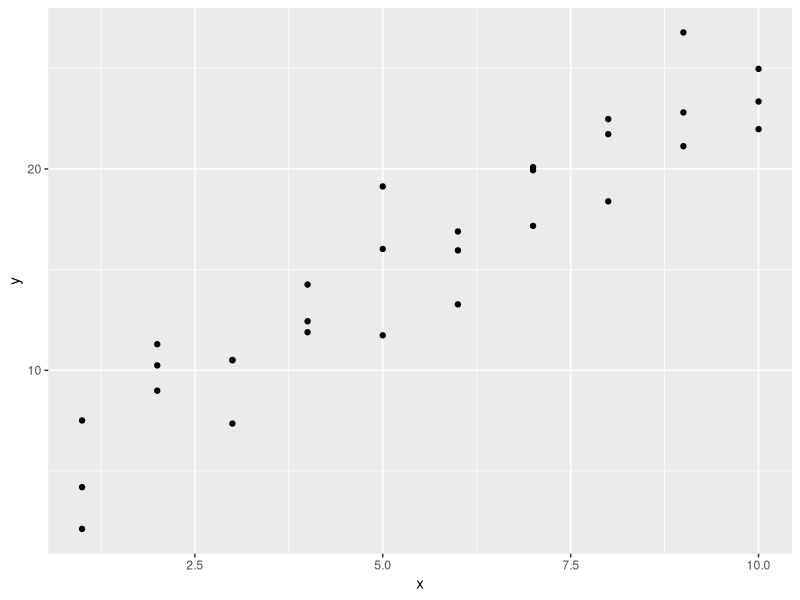
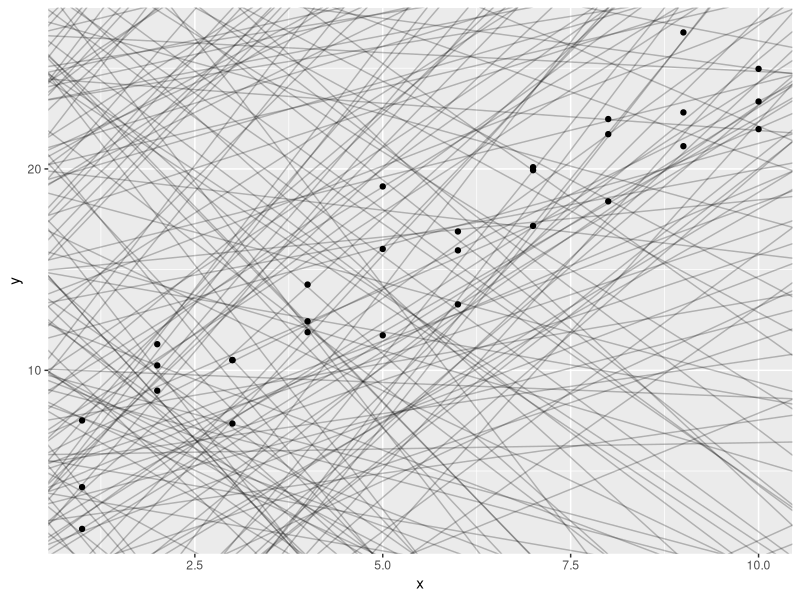
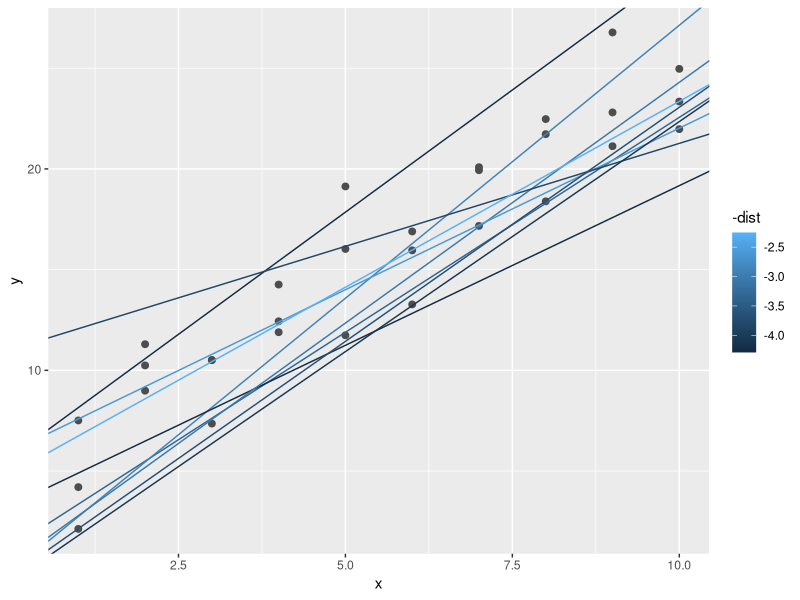
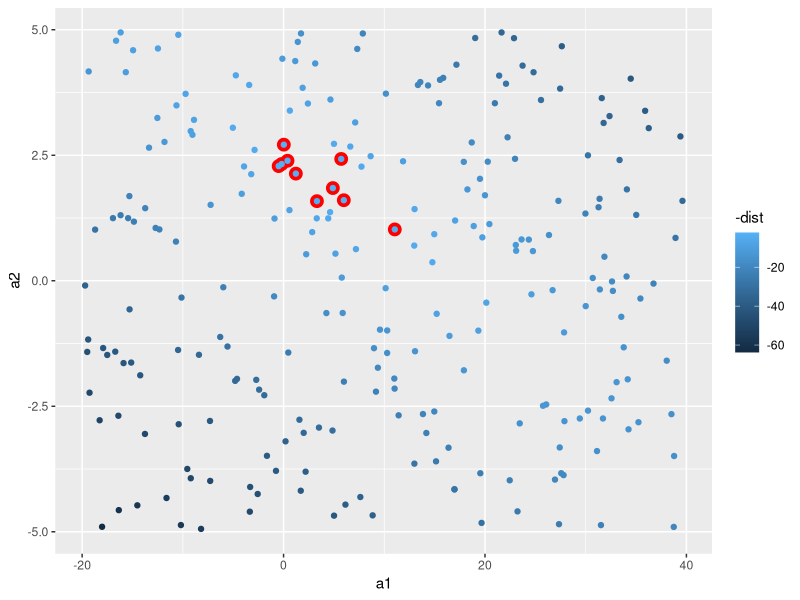
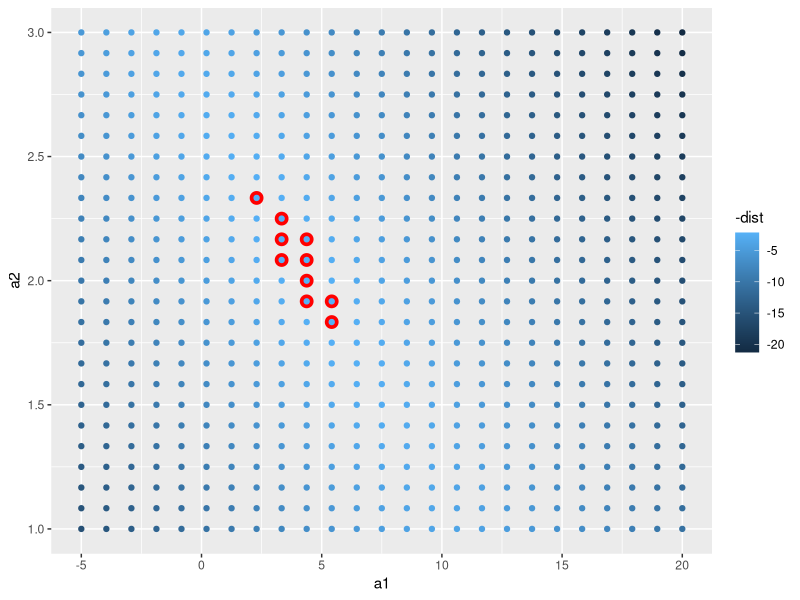
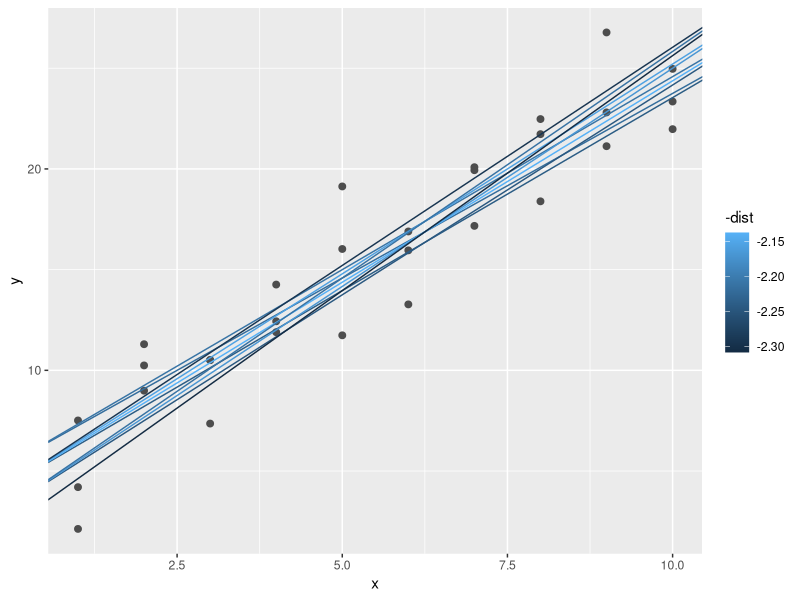
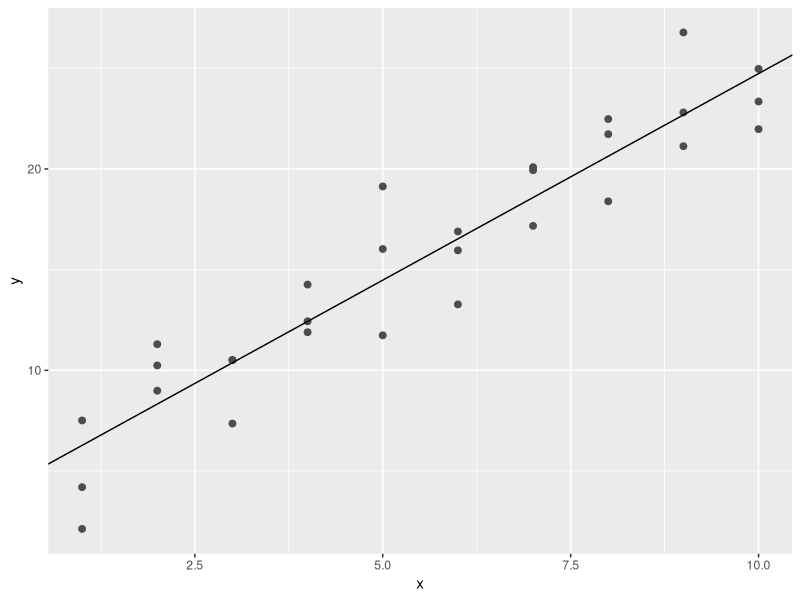
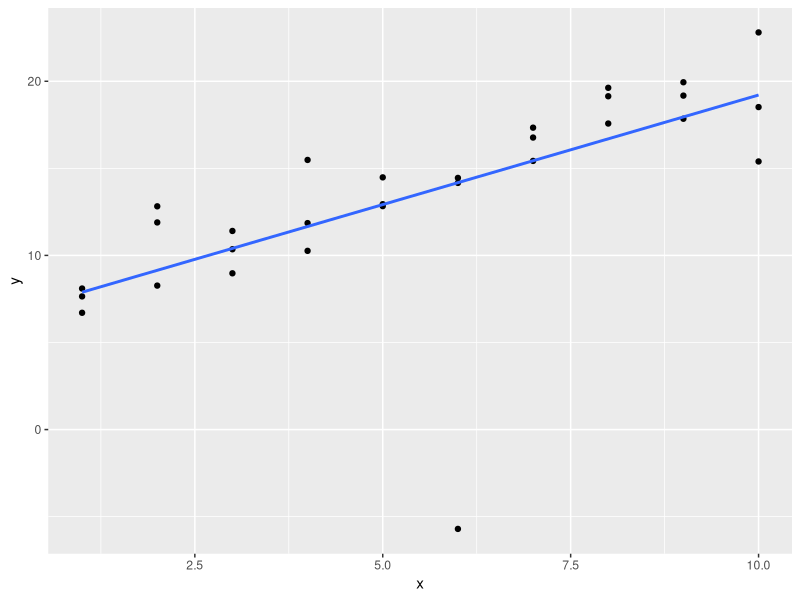

These charts were generated, in order, by the following R code: (Note: this script raises an error after producing the figures.)
# R for Data Science Chapter 18
# Model Basics with modelr
# Daniel J. Vera, Ph.D.
library(tidyverse)
library(modelr)
options(na.action = na.warn)
library(splines)

# A Simple Model ----------------------------------------------------------

ggplot(sim1, aes(x, y)) +
  geom_point()

models <- tibble(
  a1 = runif(250, -20, 40),
  a2 = runif(250, -5, 5)
)

ggplot(sim1, aes(x, y)) +
  geom_abline(
    aes(intercept = a1, slope = a2),
    data = models, alpha = 1/4
  ) +
  geom_point()

model1 <- function(a, data) {
  a[1] + data$x * a[2]
}
model1(c(7, 1.5), sim1)

measure_distance <- function(mod, data) {
  diff <- data$y - model1(mod, data)
  sqrt(mean(diff ^ 2))
}
measure_distance(c(7, 1.5), sim1)

sim1_dist <- function(a1, a2) {
  measure_distance(c(a1, a2), sim1)
}

models <- models %>%
  mutate(dist = purrr::map2_dbl(a1, a2, sim1_dist))
models

# overlay the 10 best models on the data.
ggplot(sim1, aes(x, y)) +
  geom_point(size = 2, color = "grey30") +
  geom_abline(
    aes(intercept = a1, slope = a2, color = -dist),
    data = filter(models, rank(dist) <= 10)
  )

ggplot(models, aes(a1, a2)) +
  geom_point(
    data = filter(models, rank(dist) <= 10),
    size = 4, color = "red"
  ) +
  geom_point(aes(color = -dist))

grid <- expand.grid(
  a1 = seq(-5, 20, length = 25),
  a2 = seq(1, 3, length = 25)
  ) %>% 
  mutate(dist = purrr::map2_dbl( a1, a2, sim1_dist))

grid %>%
  ggplot(aes(a1, a2)) +
  geom_point(
    data = filter(grid, rank(dist) <= 10),
    size = 4, color = "red"
  ) +
  geom_point(aes(color = -dist))

ggplot(sim1, aes(x, y)) +
  geom_point(size = 2, color = "grey30") +
  geom_abline(
    aes(intercept = a1, slope = a2, color = -dist),
    data = filter(grid, rank(dist) <= 10)
  )

best <- optim(c(0, 0), measure_distance, data = sim1)
best$par
ggplot(sim1, aes(x, y)) +
  geom_point(size = 2, color = "grey30") +
  geom_abline(intercept = best$par[1], slope = best$par[2])

sim1_mod <- lm(y ~ x, data = sim1)
coef(sim1_mod)

# Exercises 23.2.1 on website:
# http://r4ds.had.co.nz/model-basics.html#exercises-60
# 1. One downside of the linear model is that it is sensitive to unusual
# values because the distance incorporates a squared term. Fit a linear 
# model to the simulated data below, and visualise the results. Rerun a
# few times to generate different simulated datasets. What do you notice
# about the model?

sim1a <- tibble(
  x = rep(1:10, each = 3),
  y = x * 1.5 + 6 + rt(length(x), df = 2)
  )

# Answer:
sim1a
sim1a_lm <- lm(y ~ x, data = sim1a)
coef(sim1a_lm)

ggplot(sim1a, aes(x, y)) +
  geom_point() +
  geom_smooth(method = "lm", se = FALSE)

simt <- function(i) {
  tibble(
    x = rep(1:10, each = 3),
    y = x * 1.5 + 6 + rt(length(x), df = 2),
    .id = i
  )
}

lm_df <- function(.data) {
  mod <- lm(y ~ x, data = .data)
  beta <- coef(mod)
  tibble(intercept = beta[1], slope = beta[2])
}

sims <- map(1:100, simt) %>%
  map_df(lm_df)

ggplot(sims, aes(x = intercept, y = slope)) +
  geom_point()

# 2. One way to make linear models more robust is to use a different 
# distance measure. For example, instead of root-mean-squared distance,
# you could use mean-absolute distance:
measure_distance <- function(mod, data) {
  diff <- data$y - make_prediction(mod, data)
  mean(abs(diff))
}

# Use optim() to fit this model to the simulated data above and compare it
# to the linear model.

ggplot(sim1, aes(x, y)) +
  geom_point()

models <- tibble(
  a1 = runif(250, -20, 40),
  a2 = runif(250, -5, 5)
)

model1 <- function(a, data) {
  a[1] + data$x * a[2]
}

measure_distance_mad <- function(mod, data) {
  diff <- data$y - model1(mod, data)
  mean(abs(diff))
}
measure_distance_mad(c(7, 1.5), sim1)

sim1_dist_mad <- function(a1, a2) {
  measure_distance_mad(c(a1, a2), sim1)
}

models_mad <- models %>%
  mutate(dist = purrr::map2_dbl(a1, a2, sim1_dist_mad))
models_mad

models_se <- models %>%
  mutate(dist = purrr::map2_dbl(a1, a2, sim1_dist))
models_se

# overlay the 10 best models on the data.
ggplot(sim1, aes(x, y)) +
  geom_point(size = 2, color = "grey30") +
  geom_abline(
    aes(intercept = a1, slope = a2),
    data = filter(models_se, rank(dist) <= 5),
    color = "blue"
  ) +
  geom_abline(
    aes(intercept = a1, slope = a2),
    data = filter(models_mad, rank(dist) <= 5),
    color = "red"
  )

models_compare <- models_se %>%
  left_join(models_mad, by = c("a1", "a2")) %>%
  mutate(diff = dist.x - dist.y)
models_compare

best <- optim(c(0, 0), measure_distance_mad, data = sim1)
best$par

ggplot(sim1, aes(x, y)) +
  geom_point(size = 2, color = "grey30") +
  geom_abline(intercept = best$par[1], slope = best$par[2]) +
  geom_smooth(method = "lm", se = FALSE)

sim1_mod <- lm(y ~ x, data = sim1)
coef(sim1_mod)

# 3. One challenge with performing numerical optimisation is that it’s only
# guaranteed to find one local optima. What’s the problem with optimising a 
# three parameter model like this?

model1 <- function(a, data) {
  a[1] + data$x * a[2] + a[3]
}


# Any values where (a[1] + a[3]) == (a'[1] + a'[3]) have same fit.
# Essentially you can just combine the constant term.

# Visualizing Models ------------------------------------------------------
# Predictions

grid <- sim1 %>%
  data_grid(x)
grid

grid <- grid %>%
  add_predictions(sim1_mod)
grid

ggplot(sim1, aes(x)) +
  geom_point(aes(y = y)) +
  geom_line(
    aes(y = pred),
    data = grid,
    color = "red",
    size = 1
  )

sim1 <- sim1 %>%
  add_residuals(sim1_mod)
sim1

# Frequency polygon of residuals
ggplot(sim1, aes(resid)) +
  geom_freqpoly(binwidth = 0.5)

ggplot(sim1, aes(x, resid)) +
  geom_ref_line(h = 0) +
  geom_point()

# Exercises 23.3.3 on website:
# http://r4ds.had.co.nz/model-basics.html#exercises-61
# 1. Instead of using lm() to fit a straight line, you can use loess() to fit 
# a smooth curve. Repeat the process of model fitting, grid generation, 
# predictions, and visualisation on sim1 using loess() instead of lm(). 
# How does the result compare to geom_smooth()?
sim1_mod_loess <- loess(y ~ x, data = sim1)
grid_loess <- sim1 %>%
  data_grid(x) %>%
  add_predictions(sim1_mod_loess)

sim1_loess <- sim1 %>%
  add_predictions(sim1_mod_loess) %>%
  add_residuals(sim1_mod_loess)

ggplot(sim1, aes(x, y)) +
  geom_point() +
  geom_smooth()

ggplot(sim1, aes(x)) +
  geom_point(aes(y = y)) +
  geom_line(
    aes(y = pred),
    data = grid_loess,
    color = "red",
    size = 1
  )


# looks the same to me. In fact the message even says geom_smooth()
# uses method 'loess.'

ggplot(sim1, aes(x, resid)) +
  geom_ref_line(h = 0) +
  geom_point() +
  geom_point(data = sim1_loess, aes(sim1_loess$x, sim1_loess$resid),
             fill = "red", shape = 24)

# 2. add_predictions() is paired with gather_predictions() and 
# spread_predictions(). How do these three functions differ?

# add_prediction adds a single new column, .pred, to the input data. 
# spread_predictions adds one column for each model. gather_prections 
# adds two columns .model and .pred, and repeats the input rows for 
# each model.

df <- tibble::data_frame(
  x = sort(runif(100)),
  y = 5 * x + 0.5 * x ^ 2 + 3 + rnorm(length(x))
)
df
plot(df)

m1 <- lm(y ~ x, data = df)
grid <- data.frame(x = seq(0, 1, length = 10))
grid %>% add_predictions(m1)

m2 <- lm(y ~ poly(x, 2), data = df)
grid %>% spread_predictions(m1, m2)
grid %>% gather_predictions(m1, m2)

# 3. What does geom_ref_line() do? What package does it come from? 
# Why is displaying a reference line in plots showing residuals useful and 
# important?

# Adds a reference line, defaults to double sized and white, 
# h for horizontal, v for vertical and it comes from modelr, even 
# though it works with a ggplot2 plot.

# Its important to see where the line x = 0, or h = 0 for code, is and to
# see empirically if the reference line is in the middle of the graph,
# implying the residuals have mean 0.

# 4. Why might you want to look at a frequency polygon of absolute residuals? 
# What are the pros and cons compared to looking at the raw residuals?

# Frequency polygon makes it easer to judge the distribution of residuals.
# From jrnold's solutions:
# The frequency polygon makes it easier to judge whether the variance and/or 
# absolute size of the residuals varies with respect to x. This is called 
# heteroskedasticity, and results in incorrect standard errors in inference. 
# In prediction, this provides insight into where the model is working well and
# where it is not. What is lost, is that since the absolute values are shown, 
# whether the model is over-predicting or underpredicting, or on average 
# correctly predicting in different regions of x cannot be determined.

# Formulas and Model Families ---------------------------------------------

df <- tribble(
  ~y, ~x1, ~x2,
  4, 2, 5,
  5, 1, 6
)

model_matrix(df, y ~ x1)
model_matrix(df, y ~ x1 - 1)
model_matrix(df, y ~ x1 + x2)

# Categorical Variables
df <- tribble(
  ~ sex, ~ response,
  "male", 1,
  "female", 2,
  "male", 1
)

model_matrix(df, response ~ sex)

ggplot(sim2) +
  geom_point(aes(x, y))

mod2 <-  lm(y ~ x, data = sim2)

grid <- sim2 %>%
  data_grid(x) %>%
  add_predictions(mod2)
grid

ggplot(sim2, aes(x)) +
  geom_point(aes(y = y)) +
  geom_point(
    data = grid,
    aes(y = pred),
    color = "red",
    size = 4
  )

# Interactions (Continuous and Categorical)
ggplot(sim3, aes(x1, y)) +
  geom_point(aes(color = x2))

mod1 <- lm(y ~ x1 + x2, data = sim3)
mod2 <- lm(y ~ x1 * x2, data = sim3)

grid <- sim3 %>%
  data_grid(x1, x2) %>% # finds all unique values of x1 and x2 and generates
  # all combinations
  gather_predictions(mod1, mod2)
grid

ggplot(sim3, aes(x1, y, color = x2)) +
  geom_point() +
  geom_line(data = grid, aes(y = pred)) +
  facet_wrap(~ model)

sim3 <- sim3 %>%
  gather_residuals(mod1, mod2)

ggplot(sim3, aes(x1, resid, color = x2)) +
  geom_point() +
  facet_grid(model ~ x2)

# Interactions (Two Continuous)
mod1 <- lm(y ~ x1 + x2, data = sim4)
mod2 <- lm(y ~ x1 * x2, data = sim4)

grid <- sim4 %>%
  data_grid(
    x1 = seq_range(x1, 5),
    x2 = seq_range(x2, 5)
  ) %>%
  gather_predictions(mod1, mod2)
grid

# Brief digression on seq_range()
# pretty:
seq_range(c(0.0123, 0.923423), n = 5)
seq_range(c(0.0123, 0.923423), n = 5, pretty = TRUE)
# trim:
x1 <- rcauchy(100)
seq_range(x1, n = 5)
seq_range(x1, n = 5, trim = 0.10)
seq_range(x1, n = 5, trim = 0.25)
seq_range(x1, n = 5, trim = 0.50)
# expand:
x2 <- c(0, 1)
seq_range(x2, n = 5)
seq_range(x2, n = 5, expand = 0.10)
seq_range(x2, n = 5, expand = 0.25)
seq_range(x2, n = 5, expand = 0.50)
# Back to model:

ggplot(grid, aes(x1, x2)) +
  geom_tile(aes(fill = pred)) +
  facet_wrap(~ model)

ggplot(grid, aes(x1, pred, color = x2, group = x2)) +
  geom_line() + 
  facet_wrap(~ model) 

ggplot(grid, aes(x2, pred, color = x1, group = x1)) +
  geom_line() +
  facet_wrap(~ model)

# Transformations
df <- tribble(
  ~y, ~x,
   1,  1,
   2,  2,
   3,  3
)

model_matrix(df, y ~ x^2 + x)
model_matrix(df, y ~ I(x^2) + x)

model_matrix(df, y ~ poly(x, 2))
# Outside range  of data, polynomials rapidly shoot off to positive or
# negative infinity. Alternative is to use natural spline from splines
# library:
model_matrix(df, y ~ ns(x, 2))

sim5 <- tibble(
  x = seq(0, 3.5 * pi, length = 50),
  y = 4 * sin(x) + rnorm(length(x))
)
sim5
ggplot(sim5, aes(x, y)) +
  geom_point()

mod1 <- lm(y ~ ns(x, 1), data = sim5)
mod2 <- lm(y ~ ns(x, 2), data = sim5)
mod3 <- lm(y ~ ns(x, 3), data = sim5)
mod4 <- lm(y ~ ns(x, 4), data = sim5)
mod5 <- lm(y ~ ns(x, 5), data = sim5)

grid <- sim5 %>%
  data_grid(x = seq_range(x, n = 50, expand = 0.1)) %>%
  gather_predictions(mod1, mod2, mod3, mod4, mod5, .pred = "y")

ggplot(sim5, aes(x, y)) +
  geom_point() +
  geom_line(data = grid, color = "red") +
  facet_wrap(~ model)

# Exercises 23.4.5 on website:
# http://r4ds.had.co.nz/model-basics.html#exercises-62
# 1. What happens if you repeat the analysis of sim2 using a model without
# an intercept? What happens to the model equation? What happens to the 
# predictions?

# First lets look at original
mod2 <-  lm(y ~ x, data = sim2)

grid <- sim2 %>%
  data_grid(x) %>%
  add_predictions(mod2)
grid

ggplot(sim2, aes(x)) +
  geom_point(aes(y = y)) +
  geom_point(
    data = grid,
    aes(y = pred),
    color = "red",
    size = 4
  )
  
# Now we drop the intercept
mod2_no_intcpt <-  lm(y ~ x - 1, data = sim2)

coef(mod2)
coef(mod2_no_intcpt)
summary(mod2)
summary(mod2_no_intcpt)
mod2
mod2_no_intcpt

grid_no_intcpt <- sim2 %>%
  data_grid(x) %>%
  add_predictions(mod2_no_intcpt)
grid_no_intcpt

# The predictions are the same. In the 'categorical' case, by setting
# the intercept to 0, effectively we just 're-scale' the coefficients
# in the model. For example if x is 'd' then the model puts a 1 for x
# at x == d and 0 otherwise. So we multiply 1 by 0.7588142 and add 1.15
# in the regular model. This is the same as simply multiplying 1 by
# the sum (0.7588142 + 1.15 = 1.91), what we multiply by if the intercept
# is zero. With categorical data, its basically a contrast coding.

# 2. Use model_matrix() to explore the equations generated for the models
# I fit to sim3 and sim4. Why is * a good shorthand for interaction?
ggplot(sim3, aes(x1, y)) +
  geom_point(aes(color = x2))
ggplot(sim4, aes(x2, y)) +
  geom_point()

# sim3
mod1 <- lm(y ~ x1 + x2, data = sim3)
mod2 <- lm(y ~ x1 * x2, data = sim3)
mod1_4 <- lm(y ~ x1 + x2, data = sim4)
mod2_4 <- lm(y ~ x1 * x2, data = sim4)
model_matrix(sim3, y ~ x1 + x2)
model_matrix(sim3, y ~ x1 * x2)
model_matrix(sim4, y ~ x1 + x2)
model_matrix(sim4, y ~ x1 * x2)

# the syntax x1 * x2 simultaneously includes x1, x2, and x1*x2 as predictors
# it is shorthand for x1 + x2 + x1:x2
model_matrix(sim4, y ~ x1 : x2)


# 3. Using the basic principles, convert the formulas in the following 
# two models into functions. (Hint: start by converting the categorical 
# variable into 0-1 variables.)

mod1 <- lm(y ~ x1 + x2, data = sim3)
mod2 <- lm(y ~ x1 * x2, data = sim3)

# 4. For sim4, which of mod1 and mod2 is better? I think mod2 does a 
# slightly better job at removing patterns, but it’s pretty subtle. 
# Can you come up with a plot to support my claim?

# Missing Values ----------------------------------------------------------
df <- tribble(
  ~x, ~y,
  1, 2.2,
  2, NA,
  3, 3.5,
  4, 8.3,
  NA, 10
)

mod <- lm(y ~ x, data = df) 
# default set above wtih options(na.action = na.warn)
mod <- lm(y ~ x, data = df, na.action = na.exclude)
nobs(mod)